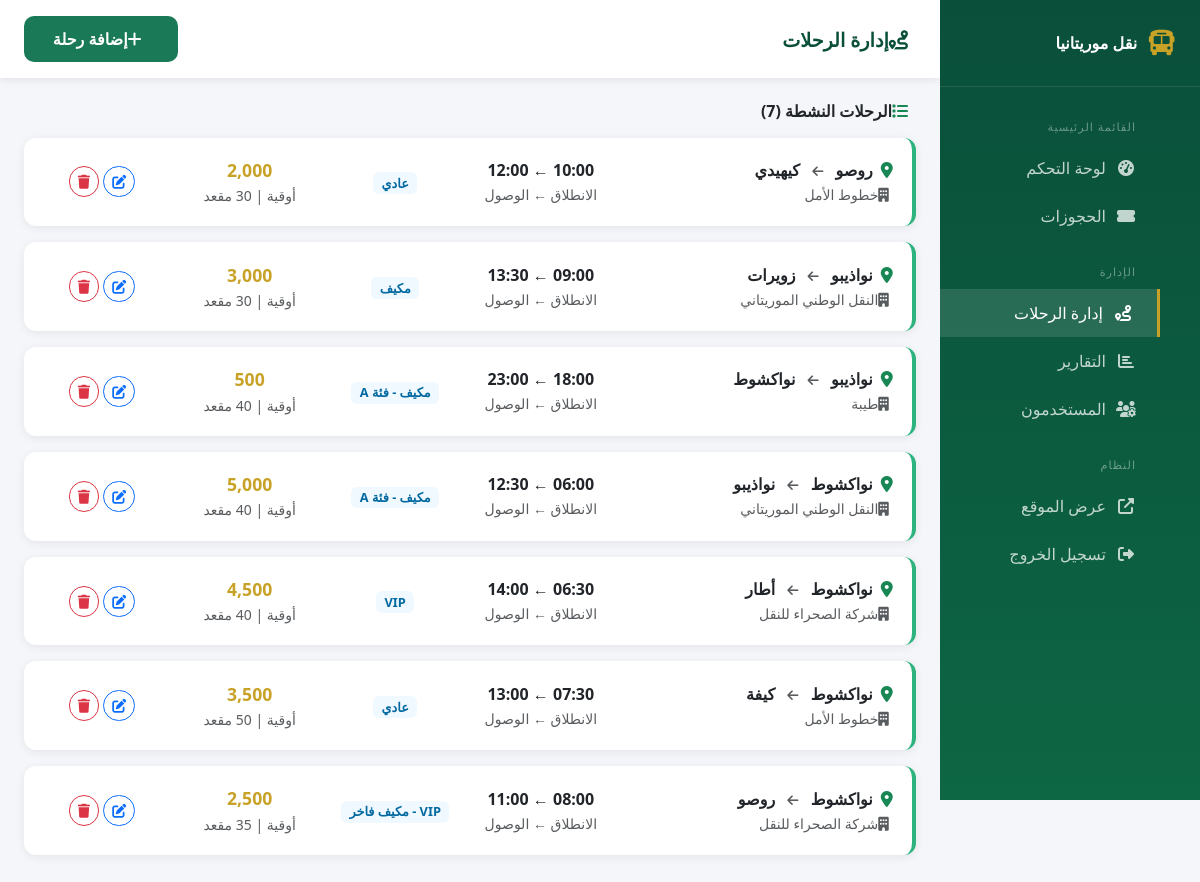
The page /admin/routes.php (signed in) on the database its author committed.
### tables this page shows
CREATE TABLE routes (
    id INTEGER PRIMARY KEY AUTOINCREMENT,
    from_city TEXT(100) NOT NULL,
    to_city TEXT(100) NOT NULL,
    departure_time TEXT(10),
    arrival_time TEXT(10),
    price REAL,
    seats_total INTEGER,
    company TEXT(100),
    bus_type TEXT(50),
    active INTEGER DEFAULT 1,
    created_at TEXT(30)
);

### admin/routes.php (the view, shortened to what this page needs)
<?php
$routes = [];
try {
    $db = getDB();
    $routes = $db->query("SELECT * FROM routes WHERE active=1 ORDER BY from_city, departure_time")->fetchAll(PDO::FETCH_ASSOC);
} catch (Exception $e) {
    $routes = [
        ['id'=>1,'from_city'=>'نواكشوط','to_city'=>'نواذيبو','departure_time'=>'06:00','arrival_time'=>'12:30','price'=>5000,'seats_total'=>40,'company'=>'النقل الوطني الموريتاني','bus_type'=>'مكيف - فئة A','active'=>1],
        ['id'=>2,'from_city'=>'نواكشوط','to_city'=>'روصو','departure_time'=>'08:00','arrival_time'=>'11:00','price'=>2500,'seats_total'=>35,'company'=>'شركة الصحراء للنقل','bus_type'=>'VIP','active'=>1],
        ['id'=>3,'from_city'=>'نواكشوط','to_city'=>'كيفة','departure_time'=>'07:30','arrival_time'=>'13:00','price'=>3500,'seats_total'=>50,'company'=>'خطوط الأمل','bus_type'=>'عادي','active'=>1],
        ['id'=>4,'from_city'=>'نواذيبو','to_city'=>'زويرات','departure_time'=>'09:00','arrival_time'=>'13:30','price'=>3000,'seats_total'=>30,'company'=>'النقل الوطني الموريتاني','bus_type'=>'مكيف','active'=>1],
        ['id'=>5,'from_city'=>'نواكشوط','to_city'=>'أطار','departure_time'=>'06:30','arrival_time'=>'14:00','price'=>4500,'seats_total'=>40,'company'=>'شركة الصحراء للنقل','bus_type'=>'VIP','active'=>1],
    ];
}
?>
<!DOCTYPE html>
<html lang="ar" dir="rtl">
<head>
<link rel="stylesheet" href="https://cdnjs.cloudflare.com/ajax/libs/bootstrap/5.3.2/css/bootstrap.min.css">
<link rel="stylesheet" href="https://cdnjs.cloudflare.com/ajax/libs/font-awesome/6.5.0/css/all.min.css">
</head>
<body>
<nav class="sidebar">
    <div class="sidebar-logo"><span class="icon"><i class="fa fa-bus"></i></span><span>نقل موريتانيا</span></div>
    <ul class="nav flex-column mt-2">
        <div class="nav-section">القائمة الرئيسية</div>
        <li><a class="nav-link" href="dashboard.php"><i class="fa fa-tachometer-alt"></i>لوحة التحكم</a></li>
        <li><a class="nav-link" href="bookings.php"><i class="fa fa-ticket-alt"></i>الحجوزات</a></li>
        <div class="nav-section">الإدارة</div>
        <li><a class="nav-link active" href="routes.php"><i class="fa fa-route"></i>إدارة الرحلات</a></li>
        <li><a class="nav-link" href="reports.php"><i class="fa fa-chart-bar"></i>التقارير</a></li>
        <li><a class="nav-link" href="users.php"><i class="fa fa-users-cog"></i>المستخدمون</a></li>
        <div class="nav-section">النظام</div>
        <li><a class="nav-link" href="../index.php" target="_blank"><i class="fa fa-external-link-alt"></i>عرض الموقع</a></li>
        <li><a class="nav-link text-danger" href="logout.php"><i class="fa fa-sign-out-alt"></i>تسجيل الخروج</a></li>
    </ul>
</nav>
<div class="main-content">
    <div class="topbar">
        <h5 class="page-title"><i class="fa fa-route me-2"></i>إدارة الرحلات</h5>
        <a href="routes.php?action=add" class="btn-add btn">
            <i class="fa fa-plus me-2"></i>إضافة رحلة
        </a>
    </div>
    <div class="p-4">
        <div class="row g-0">
            <div class="col-12">
                <div class="d-flex justify-content-between align-items-center mb-3">
                    <h6 class="fw-bold mb-0"><i class="fa fa-list me-2 text-success"></i>الرحلات النشطة (<?= count($routes) ?>)</h6>
                </div>
                <?php foreach($routes as $r): ?>
                <div class="route-card">
                    <div class="row align-items-center">
                        <div class="col-md-4">
                            <div class="d-flex align-items-center gap-2">
                                <i class="fa fa-map-marker-alt text-success"></i>
                                <div>
                                    <strong><?= htmlspecialchars($r['from_city']) ?></strong>
                                    <i class="fa fa-arrow-left mx-2 text-muted" style="font-size:.8rem;"></i>
                                    <strong><?= htmlspecialchars($r['to_city']) ?></strong>
                                </div>
                            </div>
                            <small class="text-muted ms-4"><i class="fa fa-building me-1"></i><?= htmlspecialchars($r['company']) ?></small>
                        </div>
                        <div class="col-md-2 text-center">
                            <div class="fw-bold"><?= $r['departure_time'] ?> ← <?= $r['arrival_time'] ?></div>
                            <small class="text-muted">الانطلاق ← الوصول</small>
                        </div>
                        <div class="col-md-2 text-center">
                            <span class="badge" style="background:#f0f9ff;color:#0369a1;font-size:.8rem;"><?= htmlspecialchars($r['bus_type']) ?></span>
                        </div>
                        <div class="col-md-2 text-center">
                            <div class="fw-bold" style="color:var(--gold);font-size:1.1rem;"><?= number_format($r['price'],0) ?></div>
                            <small class="text-muted">أوقية | <?= $r['seats_total'] ?> مقعد</small>
                        </div>
                        <div class="col-md-2 text-center">
                            <a href="routes.php?edit=<?= $r['id'] ?>" class="btn btn-sm btn-outline-primary rounded-pill me-1">
                                <i class="fa fa-edit"></i>
                            </a>
                            <a href="routes.php?delete=<?= $r['id'] ?>" class="btn btn-sm btn-outline-danger rounded-pill"
                               onclick="return confirm('حذف هذه الرحلة؟')">
                                <i class="fa fa-trash"></i>
                            </a>
                        </div>
                    </div>
                </div>
                <?php endforeach; ?>
            </div>
        </div>
    </div>
</div>
</body>
</html>

### admin/routes.php (style rules this page uses)
:root { --green-dark:#0a4f3a; --green-mid:#1a7a58; --green-light:#2db37e; --gold:#c8a227; }
body { font-family:'Segoe UI',Tahoma,sans-serif; background:#f4f6f9; }
.sidebar { width:260px; min-height:100vh; background:linear-gradient(180deg,var(--green-dark),#0d6644); position:fixed; top:0; right:0; z-index:100; }
.sidebar-logo { padding:1.5rem; border-bottom:1px solid rgba(255,255,255,.1); display:flex; align-items:center; gap:10px; }
.sidebar-logo .icon { font-size:1.6rem; color:var(--gold); }
.sidebar-logo span { color:#fff; font-weight:700; }
.nav-link { color:rgba(255,255,255,.75)!important; padding:.75rem 1.5rem!important; display:flex; align-items:center; gap:10px; transition:all .2s; }
.nav-link:hover,.nav-link.active { background:rgba(255,255,255,.12)!important; color:#fff!important; border-right:3px solid var(--gold); }
.nav-link i { width:20px; text-align:center; }
.nav-section { padding:.5rem 1.5rem; font-size:.7rem; color:rgba(255,255,255,.4); text-transform:uppercase; letter-spacing:1px; margin-top:1rem; }
.main-content { margin-right:260px; }
.topbar { background:#fff; padding:1rem 1.5rem; display:flex; align-items:center; justify-content:space-between; box-shadow:0 2px 8px rgba(0,0,0,.08); }
.page-title { font-size:1.2rem; font-weight:700; color:var(--green-dark); margin:0; }
.route-card { background:#fff; border-radius:12px; padding:1.2rem; box-shadow:0 2px 10px rgba(0,0,0,.07); border-right:4px solid var(--green-light); margin-bottom:1rem; }
.btn-add { background:var(--green-mid); color:#fff; border:none; border-radius:10px; padding:.7rem 1.8rem; font-weight:700; }

### rows shown on the page
routes: from_city "روصو", to_city "كيهيدي", company "خطوط الأمل", arrival_time "12:00", bus_type "عادي", price "2,000"
routes: from_city "نواذيبو", to_city "زويرات", company "النقل الوطني الموريتاني", arrival_time "13:30", bus_type "مكيف", price "3,000"
routes: from_city "نواذيبو", to_city "نواكشوط", company "طيبة", arrival_time "23:00", bus_type "مكيف - فئة A", price "500"
routes: from_city "نواكشوط", to_city "نواذيبو", company "النقل الوطني الموريتاني", arrival_time "12:30", bus_type "مكيف - فئة A", price "5,000"
routes: from_city "نواكشوط", to_city "أطار", company "شركة الصحراء للنقل", arrival_time "14:00", bus_type "VIP", price "4,500"
routes: from_city "نواكشوط", to_city "كيفة", company "خطوط الأمل", arrival_time "13:00", bus_type "عادي", price "3,500"
routes: from_city "نواكشوط", to_city "روصو", company "شركة الصحراء للنقل", arrival_time "11:00", bus_type "VIP - مكيف فاخر", price "2,500"

### other values the page prints
count($routes) "7"
